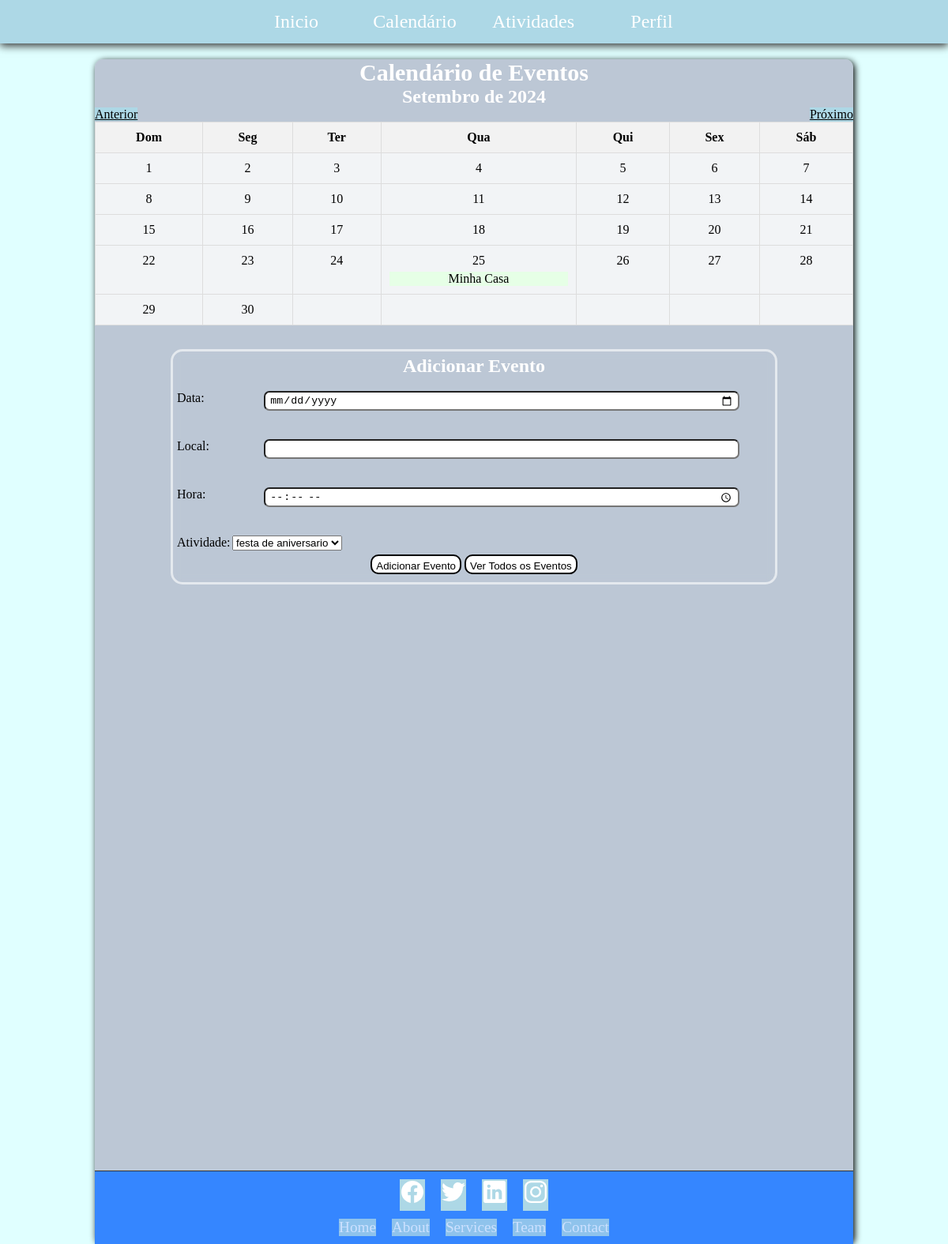
The page /benkyo_project/calendario.php (signed in) on the database as committed earlier.
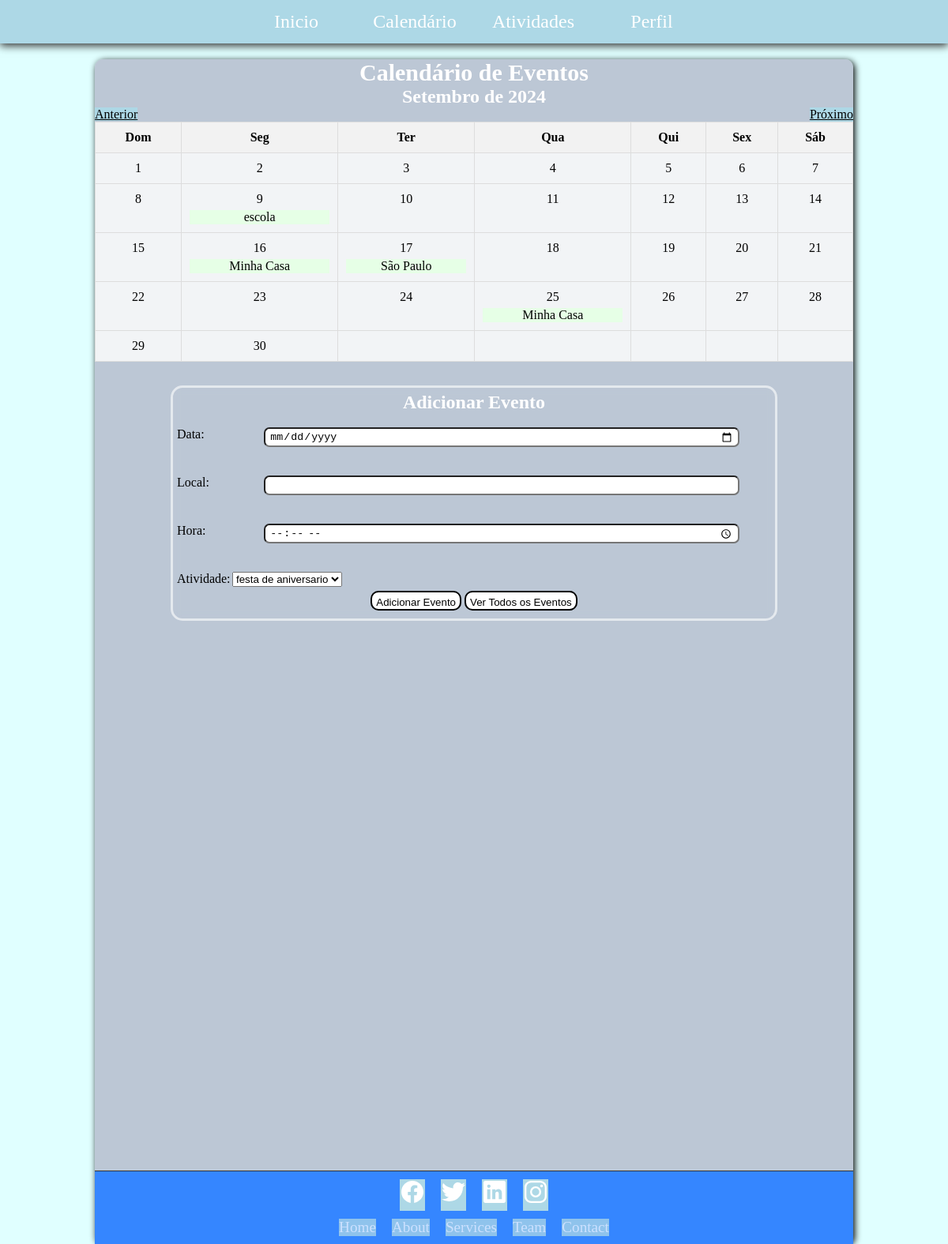
The same page on the database as committed later.
### tables this page shows
CREATE TABLE `evento` (
  `idEvento` int(11) NOT NULL,
  `idUsuario` int(11) NOT NULL,
  `idAtividade` int(11) NOT NULL,
  `dataEvento` date NOT NULL,
  `horaEvento` time NOT NULL,
  `localEvento` varchar(255) NOT NULL
);

### benkyo_project/calendario/index.php (the view, shortened to what this page needs)
<?php
$mysqli = new PDO("mysql:host=localhost;dbname=benkyo_project", "root", "vertrigo");
function getEvents($mysqli, $month, $year, $user_id) {
    $start_date = "$year-$month-01";
    $end_date = date("Y-m-t", strtotime($start_date));
    $query = "SELECT * FROM evento WHERE dataEvento BETWEEN '$start_date' AND '$end_date' AND idUsuario = ?";
    $stm = $mysqli->prepare($query);
    $stm->bindParam(1, $user_id);
    $stm->execute();
    $events = [];
    while ($row = $stm->fetch(PDO::FETCH_ASSOC)) {
        $events[$row['dataEvento']][] = $row;
    }
    return $events;
}
$month = isset($_GET['month']) && is_numeric($_GET['month']) && $_GET['month'] >= 1 && $_GET['month'] <= 12 ? $_GET['month'] : date('m');
$year = isset($_GET['year']) && is_numeric($_GET['year']) ? $_GET['year'] : date('Y');
$user_id = $_SESSION['user_id'];
$events = getEvents($mysqli, $month, $year, $user_id);
$months = [
    '01' => 'Janeiro',
    '02' => 'Fevereiro',
    '03' => 'Março',
    '04' => 'Abril',
    '05' => 'Maio',
    '06' => 'Junho',
    '07' => 'Julho',
    '08' => 'Agosto',
    '09' => 'Setembro',
    '10' => 'Outubro',
    '11' => 'Novembro',
    '12' => 'Dezembro',
];
$month = str_pad($month, 2, '0', STR_PAD_LEFT);
$monthName = isset($months[$month]) ? $months[$month] : "Mês Inválido";
?>
<!DOCTYPE html>
<html lang="pt-BR">
<head>
</head>
<body>
    <h1>Calendário de Eventos</h1>
    <h2><?= $monthName ?> de <?= $year ?></h2>
    <a href="?month=<?= $month == 1 ? 12 : $month - 1 ?>&year=<?= $month == 1 ? $year - 1 : $year ?>">Anterior</a>
    <a id="prox" href="?month=<?= $month == 12 ? 1 : $month + 1 ?>&year=<?= $month == 12 ? $year + 1 : $year ?>">Próximo</a>
    <table class="calendar">
        <tr>
            <th>Dom</th><th>Seg</th><th>Ter</th><th>Qua</th><th>Qui</th><th>Sex</th><th>Sáb</th>
        </tr>
        <?php
        $first_day = date('w', strtotime("$year-$month-01"));
        $days_in_month = date('t', strtotime("$year-$month-01"));
        $day_counter = 1;
        for ($week = 0; $week < 6; $week++) {
            echo '<tr>';
            for ($day = 0; $day < 7; $day++) {
                if ($week == 0 && $day < $first_day) {
                    echo '<td></td>';
                } elseif ($day_counter > $days_in_month) {
                    echo '<td></td>';
                } else {
                    $date = "$year-$month-" . str_pad($day_counter, 2, '0', STR_PAD_LEFT);
                    echo "<td>";
                    echo $day_counter;
                    if (isset($events[$date])) {
                        foreach ($events[$date] as $event) {
                            echo "<div class='event'>{$event['localEvento']}
                                    <div class='event-details'>{$event['horaEvento']}</div>
                                  </div>";
                        }
                    }
                    echo "</td>";
                    $day_counter++;
                }
            }
            echo '</tr>';
            if ($day_counter > $days_in_month) {
                break;
            }
        }
        ?>
    </table>
    <div class="box-eventos">
        <h2>Adicionar Evento</h2><br>
        <form action="calendario/add_event.php" method="post">
            <label class="box-label" for="event_date">Data:</label>
            <input type="date" id="event_date" class="input-eventos" name="event_date" required> <br><br>
            <label class="box-label" for="event_local">Local:</label>
            <input type="text" id="event_local" class="input-eventos" name="event_local" required><br><br>
            <label class="box-label" for="event_hora">Hora:</label>
            <input type="time" id="event_hora" class="input-eventos" name="event_hora" required><br><br>
            <label for="idAtividade">Atividade:</label>
            <select id="idAtividade" name="idAtividade" required>
                <?php
                $atividade_query = "SELECT * FROM atividade WHERE idUsuario = ?";
                $stm = $mysqli->prepare($atividade_query);
                $stm->bindParam(1, $user_id);
                $stm->execute();
                while ($atividade = $stm->fetch(PDO::FETCH_ASSOC)) {
                    echo "<option value='{$atividade['idAtividade']}'>{$atividade['descricaoAtividade']}</option>";
                }
                ?>
            </select><br>
            <div id="box-butao">
                <button class="butao" type="submit">Adicionar Evento</button>
        </form>
        <button class="butao" onclick="window.location.href='calendario/all_events.php'">Ver Todos os Eventos</button>
        </div>
    </div>
</body>
</html>

Rows that differ between the two databases and show on the page:
added evento: localEvento "escola"
added evento: localEvento "Minha Casa"
added evento: localEvento "São Paulo"
